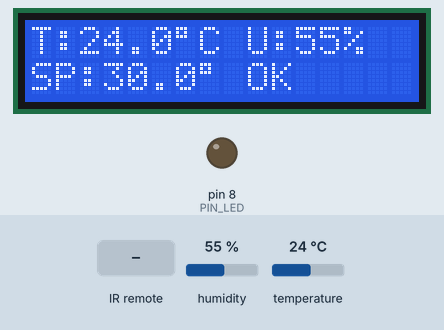
This sketch was run on a simulated Arduino Uno, built with avr-gcc and run on an emulated ATmega328P. Shown: 16×2 character LCD, output pins drawn as LEDs (lit = HIGH). The inputs (shaded band) are chosen by the test bench; at power-on: temperature 24 °C, humidity 55 %. What the sketch prints to the serial monitor is not drawn.

Above: at 1.2 s.
1.3 s: temperature set to 29 °C
At 5.2 s:
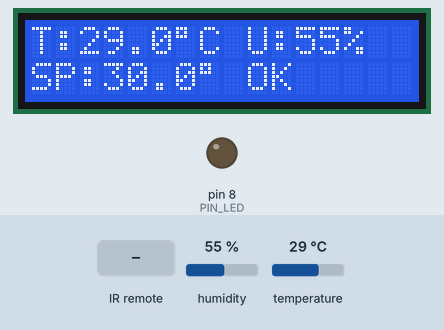
5.5 s: temperature set to 32 °C
At 8.5 s:
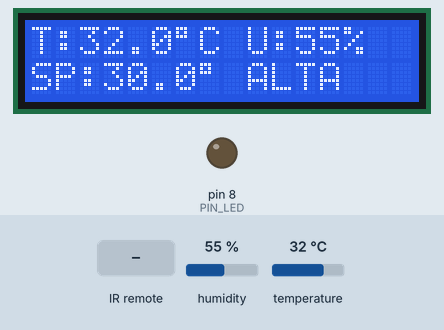
9.1 s: temperature set to 9 °C
At 11.0 s:
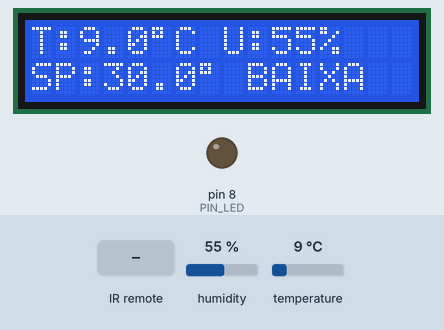
11.5 s: infrared code 0xAD52FF00 received
At 12.4 s:
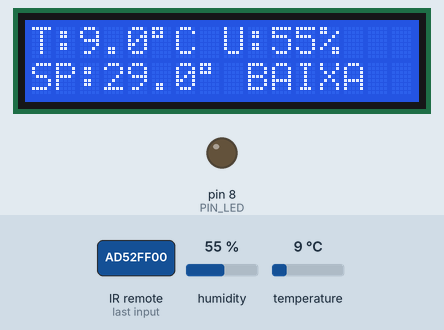
13.0 s: humidity set to 22 %
At 14.2 s:
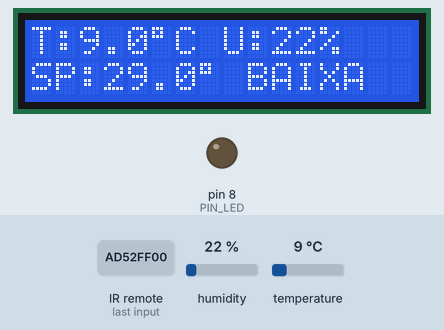
14.5 s: infrared code 0xE718FF00 received
At 15.9 s:
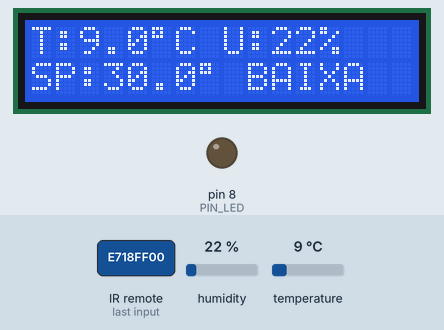
Timing chart, 0 to 17.0 s (numbered marks = the images above; inputs shaded):
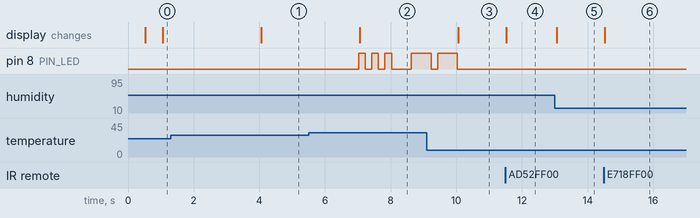

Measured:
- the behaviour switches between 30 and 31 °C on temperature (found by bisection; images 1 and 2)
- after the input at 1.3 s, the display: changes after 2.8 s (image 1)
- after the input at 5.5 s, pin 8 (PIN_LED): LOW → HIGH after 1.5 s, then repeats every 0.40 s: LOW 0.20 s, HIGH 0.20 s; the display: changes after 1.6 s (image 2)
- after the input at 9.1 s, pin 8 (PIN_LED): goes on until 10.0 s, then stays LOW; the display: changes after 0.96 s (image 3)
- after the input at 11.5 s, the display: changes at once (image 4)
- after the input at 13.0 s, the display: changes after 0.05 s (image 5)
- after the input at 14.5 s, the display: changes at once (image 6)

The sketch:

monitoramento_temperatura.ino
```cpp
#include <IRremote.hpp>
#include <LiquidCrystal_I2C.h>
#include <DHT.h>

// ====== Pinos ======
#define PIN_IR 2
#define PIN_LED 8
#define PIN_DHT 3
#define DHTTYPE DHT11

// ====== Objetos ======
LiquidCrystal_I2C lcd(0x27, 16, 2);
DHT dht(PIN_DHT, DHTTYPE);

// ====== Variáveis ======
float setpoint = 30.0;
float tempC = NAN, hum = NAN;

// Limites
const float SP_MIN = 10.0;
const float SP_MAX = 30.0;

// Timers
unsigned long tDHT = 0, tLCD = 0, tSerial = 0;
const unsigned long DT_DHT = 1000;
const unsigned long DT_LCD = 500;
const unsigned long DT_SERIAL = 2000;

// Mensagem inválida
unsigned long tMsgInvalidUntil = 0;

// ====== SOS Morse ======
const uint16_t U = 200;

const bool SOS_STATE[] = {
 1,0, 1,0, 1,0,
 1,0, 1,0, 1,0,
 1,0, 1,0, 1,0
};

const uint16_t SOS_DUR[] = {
 U,U, U,U, U,U*3,
 U*3,U, U*3,U, U*3,U*3,
 U,U, U,U, U,3000
};

const uint8_t SOS_LEN = sizeof(SOS_STATE)/sizeof(SOS_STATE[0]);
uint8_t sosIdx = 0;
unsigned long tSOSnext = 0;

void updateSOS(bool active) {
 unsigned long now = millis();

 if (!active) {
   digitalWrite(PIN_LED, LOW);
   sosIdx = 0;
   tSOSnext = now;
   return;
 }

 if (now >= tSOSnext) {
   digitalWrite(PIN_LED, SOS_STATE[sosIdx] ? HIGH : LOW);
   tSOSnext = now + SOS_DUR[sosIdx];
   sosIdx++;
   if (sosIdx >= SOS_LEN) sosIdx = 0;
 }
}

void setup() {
 Serial.begin(9600);
 pinMode(PIN_LED, OUTPUT);
 digitalWrite(PIN_LED, LOW);

 dht.begin();
 lcd.init();
 lcd.backlight();

 IrReceiver.begin(PIN_IR, ENABLE_LED_FEEDBACK);

 lcd.setCursor(0,0);
 lcd.print("SP inicial=30C");
}

void loop() {
 unsigned long now = millis();

 // ===== IR =====
 if (IrReceiver.decode()) {
   unsigned long code = IrReceiver.decodedIRData.decodedRawData;

   if (code == 0xE718FF00) setpoint++;
   else if (code == 0xAD52FF00) setpoint--;
   else tMsgInvalidUntil = now + 1000;

   if (setpoint < SP_MIN) setpoint = SP_MIN;
   if (setpoint > SP_MAX) setpoint = SP_MAX;

   IrReceiver.resume();
 }

 // ===== Leitura DHT =====
 if (now - tDHT >= DT_DHT) {
   tDHT = now;
   tempC = dht.readTemperature();
   hum = dht.readHumidity();
 }

 bool alertaQuente = (!isnan(tempC) && tempC > setpoint);
 bool alertaFrio = (!isnan(tempC) && tempC < SP_MIN);

 updateSOS(alertaQuente);

 // ===== LCD =====
 if (now - tLCD >= DT_LCD) {
   tLCD = now;
   lcd.clear();

   lcd.setCursor(0,0);
   lcd.print("T:");
   isnan(tempC) ? lcd.print("--.-") : lcd.print(tempC,1);
   lcd.print((char)223); lcd.print("C ");
   lcd.print("U:");
   isnan(hum) ? lcd.print("--") : lcd.print((int)hum);
   lcd.print("%");

   lcd.setCursor(0,1);
   lcd.print("SP:");
   lcd.print(setpoint,1);
   lcd.print((char)223);
   lcd.print(" ");

   if (now < tMsgInvalidUntil) lcd.print("Inv");
   else if (alertaQuente) lcd.print("ALTA");
   else if (alertaFrio) lcd.print("BAIXA");
   else lcd.print("OK");
 }

 // ===== Envio Serial =====
 if (now - tSerial >= DT_SERIAL) {
   tSerial = now;
   if (!isnan(tempC) && !isnan(hum)) {
     Serial.print("Temperatura:");
     Serial.print(tempC,1);
     Serial.print(";Umidade:");
     Serial.print(hum,1);
     Serial.print(";SPmin:");
     Serial.print(SP_MIN,1);
     Serial.print(";SPmax:");
     Serial.println(setpoint,1);
   }
 }
}
```
